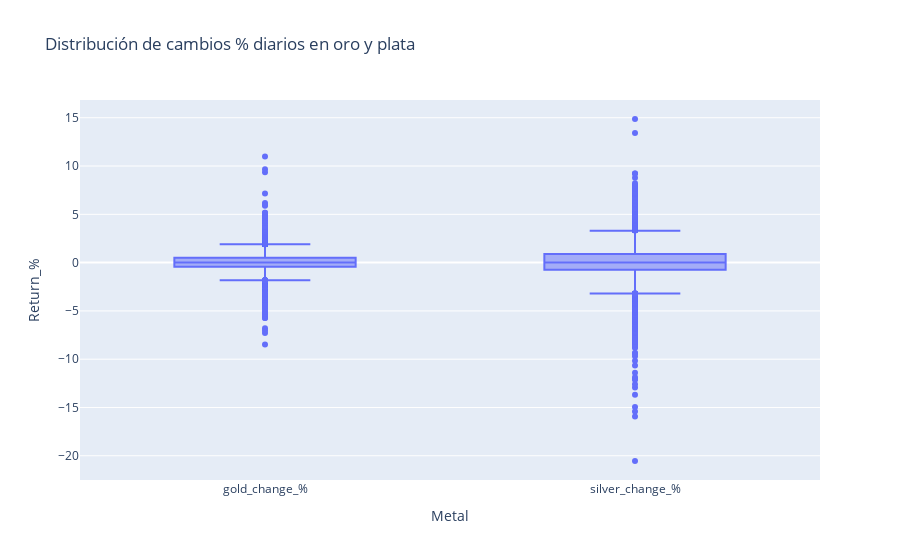

This figure's notebook cell:
### Code cell
df_ret = df.melt(
    id_vars='date',
    value_vars=['gold_change_%', 'silver_change_%'],
    var_name='Metal',
    value_name='Return_%'
)

fig = px.box(
    df_ret,
    x='Metal',
    y='Return_%',
    title='Distribución de cambios % diarios en oro y plata'
)
fig.show()

### Figure 1 — Plotly figure (JSON) as saved in the notebook; plotly's stock layout.template omitted (floating-point values rounded to 4 significant figures; data arrays with more than 128 entries replaced by an {"elided": "..."} marker saying what was removed)
{"data": [{"alignmentgroup": "True", "hovertemplate": "Metal=%{x}<br>Return_%=%{y}<extra></extra>", "legendgroup": "", "marker": {"color": "#636efa"}, "name": "", "notched": false, "offsetgroup": "", "orientation": "v", "showlegend": false, "type": "box", "x": {"elided": "21142 str values"}, "x0": " ", "xaxis": "x", "y": {"elided": "21142 float values"}, "y0": " ", "yaxis": "y"}], "layout": {"boxmode": "group", "legend": {"tracegroupgap": 0}, "title": {"text": "Distribución de cambios % diarios en oro y plata"}, "xaxis": {"anchor": "y", "domain": [0, 1], "title": {"text": "Metal"}}, "yaxis": {"anchor": "x", "domain": [0, 1], "title": {"text": "Return_%"}}}}
